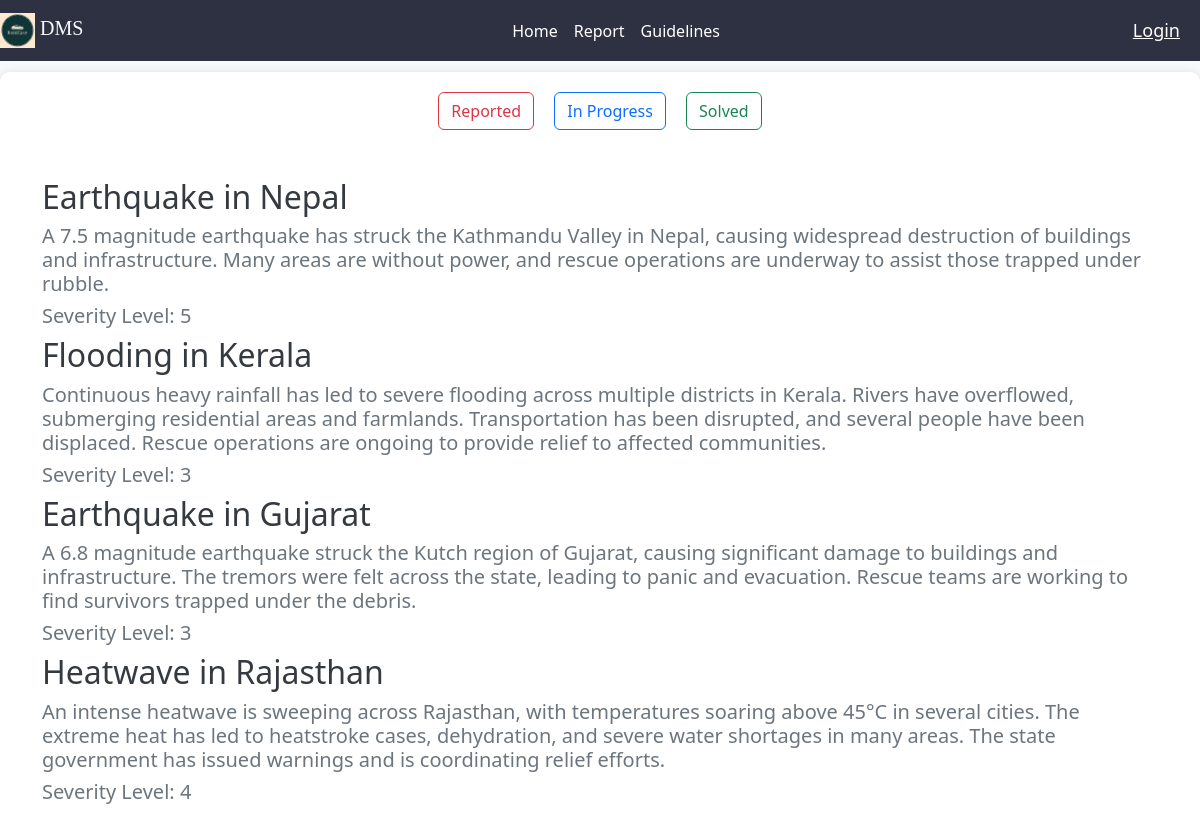
Before: / with the older database file.
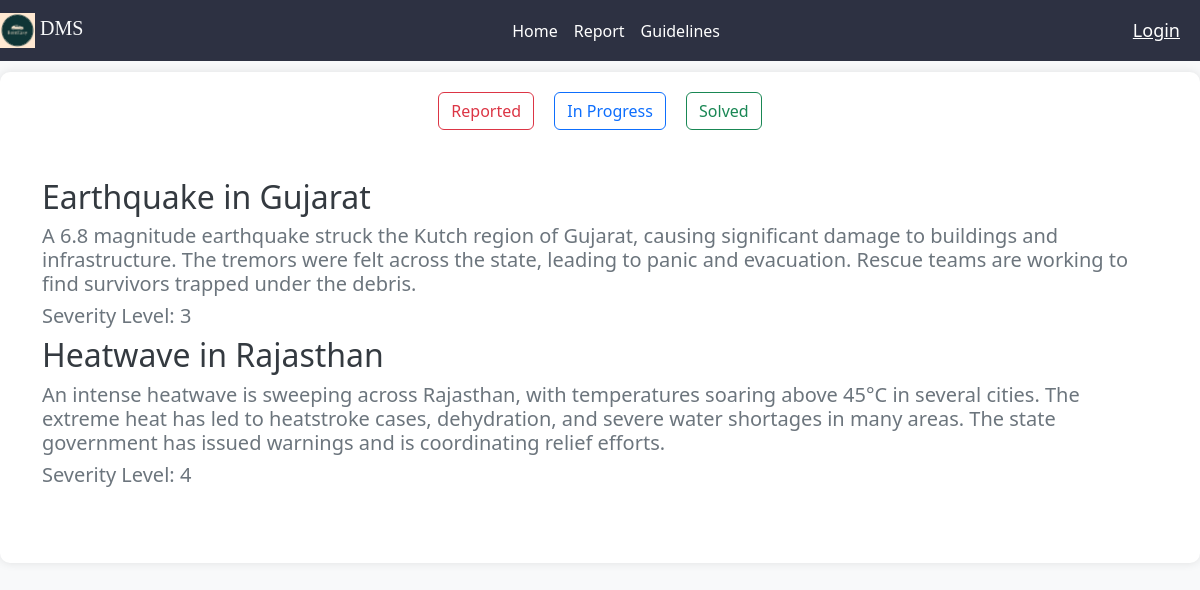
After: the same page with the newer database file.
### DmsApp/models.py (models this page shows, shortened)
class Report(models.Model):
    LEVEL=(
        ('1','1'),('2','2'),('3','3'),('4','4'),('5','5')
    )
    STATUS=(
        ('reported','reported'),
        ('in_progress','in_progress'),
        ('solved','solved'),
    )
    status=models.CharField(max_length=50,choices=STATUS,default='reported')
    report_name=models.CharField(max_length=30)
    description=models.CharField(max_length=2056,null=True)
    severity_level=models.CharField(max_length=1,choices=LEVEL)
    volunteer=models.ForeignKey(Volunteer, null=True, blank=True, on_delete=models.SET_NULL, related_name='reports')

### DmsApp/views.py (the view)
# urls.py: 2. Add a URL to urlpatterns:  path('', views.home, name='home')
def home(request):
    report=Report.objects.all()
    report=report.filter(status='reported')
    context={'report':report}
    return render(request,'home.html',context)

### DmsApp/templates/home.html (shortened to what this page needs)
{% extends 'main.html' %}
{% block content %}
<section>
    <div class="text-center">
        <a href="{% url 'home' %}" class="btn btn-outline-danger mx-2">Reported</a>
        <a href="{% url 'progress' %}" class="btn btn-outline-primary mx-2">In Progress</a>
        <a href="{% url 'solved' %}" class="btn btn-outline-success mx-2">Solved</a>
    </div>
    <div class="container my-5">
        <div class="row">
            {% for i in report %}
            <h2>{{i.report_name}}</h2>
            <h5>{{i.description}}</h4>
            <h5 class="mr-3">Severity Level: {{ i.severity_level }}</h5>
            {% endfor %}
        </div>
    </div>
</section>
{% endblock %}

Changed rows visible on the page:
no longer on this page (row edited): Report: report_name "Earthquake in Nepal", description "A 7.5 magnitude earthquake has struck the Kathmandu Valley in Nepal, causing widespread destruction of buildings and infrastructure. Many areas are without power, and rescue operations are underway to assist those trapped under rubble.", severity_level "5"
no longer on this page (row edited): Report: report_name "Flooding in Kerala", description "Continuous heavy rainfall has led to severe flooding across multiple districts in Kerala. Rivers have overflowed, submerging residential areas and farmlands. Transportation has been disrupted, and several people have been displaced. Rescue operations are ongoing to provide relief to affected communities.", severity_level "3"
